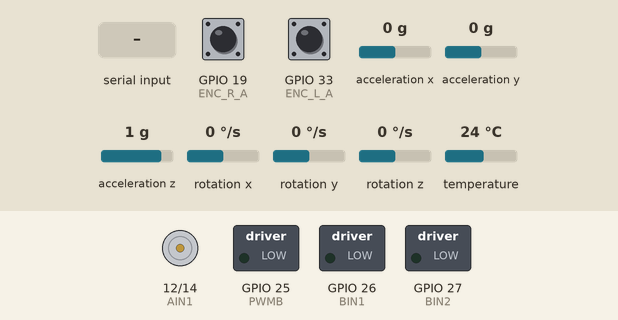
A sketch run on a simulated ESP32. On the bench: motor-driver pin pairs drawn as motors (green arrow = first pin HIGH = forward, orange = second pin HIGH = backward, longer = more drive, scaled by the enable pin), switched loads named in the sketch (green lamp = pin HIGH). The inputs (shaded band) are chosen by the test bench; at power-on: GPIO 19 (ENC_R_A) HIGH, GPIO 33 (ENC_L_A) HIGH, acceleration x 0 g, acceleration y 0 g, acceleration z 1 g, rotation x 0 °/s, rotation y 0 °/s, rotation z 0 °/s, temperature 24 °C. What the sketch prints to the serial monitor is not drawn.

Above: at 4.8 s.
4.9 s: "M,,45\n" received over Serial
At 5.2 s:
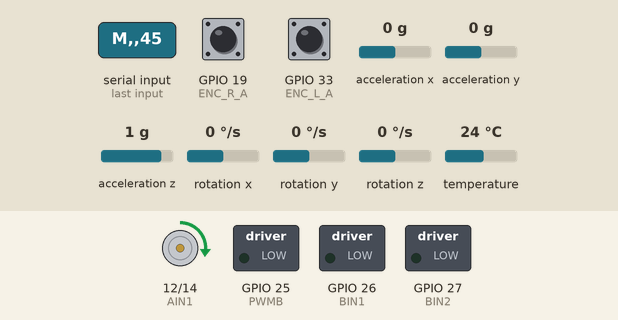
Timing chart, 0 to 7.9 s (numbered marks = the images above; inputs shaded):
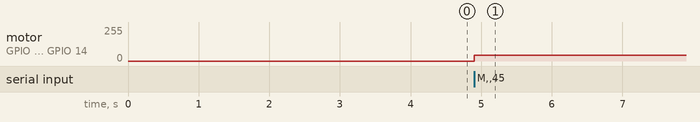

Measured:
- after the input at 4.9 s, motor on GPIO 12 (AIN1) / GPIO 14 (AIN2): stopped → forward 45/255 at once

The sketch:

esp_robot_core.ino
```cpp
#include <Wire.h>
#include <Adafruit_MPU6050.h>
#include <Adafruit_Sensor.h>

// ================= CẤU HÌNH CÔNG TẮC =================
// Đổi thành false nếu muốn thử nghiệm SLAM không có IMU
bool USE_IMU = true;

// ================= CẤU HÌNH CHÂN (Theo sơ đồ tay) =================
// 1. Encoder
const int ENC_R_B = 18;
const int ENC_R_A = 19;
const int ENC_L_B = 32;
const int ENC_L_A = 33;

//const int ENC_L_A = 18;
//const int ENC_L_B = 19;
//const int ENC_R_A = 32;
//const int ENC_R_B = 33;

// 2. Motor Driver TB6612
const int PWMA = 13;
const int AIN1 = 12;
const int AIN2 = 14;

const int PWMB = 25;
const int BIN1 = 26;
const int BIN2 = 27;

// ================= BIẾN TOÀN CỤC =================
Adafruit_MPU6050 mpu;
float gyro_z_offset = 0.0; // Biến lưu sai số góc yaw tĩnh
float accel_x_offset = 0.0; // Biến lưu sai số gia tốc x tĩnh
volatile long pulse_left = 0;
volatile long pulse_right = 0;

unsigned long last_time = 0;
const int PUBLISH_HZ = 20; // 20Hz = 50ms

// ================= HÀM NGẮT ENCODER =================
void IRAM_ATTR leftEncoderISR() {
  if (digitalRead(ENC_L_A) == digitalRead(ENC_L_B)) pulse_left++;
  else pulse_left--;
}

void IRAM_ATTR rightEncoderISR() {
  if (digitalRead(ENC_R_A) == digitalRead(ENC_R_B)) pulse_right--;
  else pulse_right++;
}

// ================= HÀM ĐIỀU KHIỂN MOTOR =================
// Hàm này nhận giá trị từ -255 đến 255
void setMotors(int pwm_L, int pwm_R) {
  // --- Điều khiển bánh PHẢI (Motor A) ---
  if (pwm_R > 0) {
    digitalWrite(AIN1, HIGH);
    digitalWrite(AIN2, LOW);
    analogWrite(PWMA, pwm_R);
  } else if (pwm_R < 0) {
    digitalWrite(AIN1, LOW);
    digitalWrite(AIN2, HIGH);
    analogWrite(PWMA, -pwm_R); // analogWrite chỉ nhận số dương
  } else {
    digitalWrite(AIN1, LOW);
    digitalWrite(AIN2, LOW);
    analogWrite(PWMA, 0);
  }

  // --- Điều khiển bánh TRÁI (Motor B) ---
  if (pwm_L > 0) {
    digitalWrite(BIN1, HIGH);
    digitalWrite(BIN2, LOW);
    analogWrite(PWMB, pwm_L);
  } else if (pwm_L < 0) {
    digitalWrite(BIN1, LOW);
    digitalWrite(BIN2, HIGH);
    analogWrite(PWMB, -pwm_L);
  } else {
    digitalWrite(BIN1, LOW);
    digitalWrite(BIN2, LOW);
    analogWrite(PWMB, 0);
  }
}

// ================= SETUP =================
void setup() {
  Serial.begin(115200);
  Serial.setTimeout(10); // DÒNG NÀY ĐỂ CHỐNG LAG ESP32
  // 1. Setup Chân Encoder
  pinMode(ENC_L_A, INPUT_PULLUP);
  pinMode(ENC_L_B, INPUT_PULLUP);
  pinMode(ENC_R_A, INPUT_PULLUP);
  pinMode(ENC_R_B, INPUT_PULLUP);
  // Kích hoạt Ngắt
  attachInterrupt(digitalPinToInterrupt(ENC_L_A), leftEncoderISR, CHANGE);
  attachInterrupt(digitalPinToInterrupt(ENC_R_A), rightEncoderISR, CHANGE);

  // 2. Setup Chân Motor
  pinMode(PWMA, OUTPUT);
  pinMode(AIN1, OUTPUT);
  pinMode(AIN2, OUTPUT);
  pinMode(PWMB, OUTPUT);
  pinMode(BIN1, OUTPUT);
  pinMode(BIN2, OUTPUT);

  // Đảm bảo xe đứng yên lúc mới khởi động
  setMotors(0, 0);

  // 3. Setup IMU
  if (USE_IMU) {
    Wire.begin();
    if (!mpu.begin()) {
      Serial.println("E: Khong tim thay MPU6050!");
      // Vẫn cho code chạy tiếp dù lỗi IMU để test Motor
    } else {
      // Cấu hình IMU cho robot di chuyển chậm (Lọc nhiễu tốt)
      mpu.setAccelerometerRange(MPU6050_RANGE_2_G);
      mpu.setGyroRange(MPU6050_RANGE_250_DEG);
      mpu.setFilterBandwidth(MPU6050_BAND_21_HZ);
      // --- BẮT ĐẦU HIỆU CHỈNH (CALIBRATION) ---
      // Lấy trung bình 500 mẫu trong 2.5 giây đầu tiên
      long sum = 0;
      for (int i = 0; i < 500; i++) {
        sensors_event_t a, g, temp;
        mpu.getEvent(&a, &g, &temp);
        gyro_z_offset += g.gyro.z;
        accel_x_offset += a.acceleration.x;
        delay(5);
      }
      gyro_z_offset = gyro_z_offset / 500.0;
      accel_x_offset = accel_x_offset / 500.0;
    }
  }
}

// ================= LOOP =================
void loop() {
  unsigned long current_time = millis();

  // --- 1. NHẬN LỆNH ĐIỀU KHIỂN TỪ PC ---
  // Cú pháp PC gửi xuống: "M,150,150\n" (Tiến tới) hoặc "M,-100,100\n" (Xoay tại chỗ)
  if (Serial.available() > 0) {
    String command = Serial.readStringUntil('\n');
    if (command.startsWith("M,")) {
      int firstComma = command.indexOf(',');
      int secondComma = command.indexOf(',', firstComma + 1);

      if (firstComma != -1 && secondComma != -1) {
        int pwmL = command.substring(firstComma + 1, secondComma).toInt();
        int pwmR = command.substring(secondComma + 1).toInt();

        // Khống chế dải PWM an toàn (-255 đến 255)
        pwmL = constrain(pwmL, -255, 255);
        pwmR = constrain(pwmR, -255, 255);

        // ĐẢO CHIỀU BÁNH TRÁI ---
        pwmL = -pwmL;

        setMotors(pwmL, pwmR);
      }
    }
  }

  // --- 2. GỬI DỮ LIỆU SENSOR LÊN PC ---
  if (current_time - last_time >= (1000 / PUBLISH_HZ)) {
    last_time = current_time;

    float gyro_z = 0.0;
    float accel_x = 0.0;

    // Đọc MPU6050
    if (USE_IMU) {
      sensors_event_t a, g, temp;
      mpu.getEvent(&a, &g, &temp);
      // Trừ đi sai số tĩnh đã đo được lúc khởi động
      gyro_z = g.gyro.z - gyro_z_offset;
      // DEADZONE: Nếu vận tốc quay quá nhỏ (< 0.02 rad/s), coi như đứng yên (0.0)
      if (abs(gyro_z) < 0.02) {
        gyro_z = 0.0;
      }
      // Lấy gia tốc trục X (Tịnh tiến thẳng)
      // (Có thể trừ đi offset tĩnh nếu lúc đứng yên nó không bằng 0)
      accel_x = a.acceleration.x - accel_x_offset;
    }

    // Vô hiệu hóa ngắt tạm thời để copy số xung (tránh lỗi đồng bộ hóa)
    noInterrupts();
    long current_left = pulse_left;
    long current_right = pulse_right;
    interrupts();

    // FORMAT GỬI DỮ LIỆU CHUẨN LÊN ROS 2:
    // Cú pháp: "D,XungTrai,XungPhai,GyroZ,AccelX"
    // (GyroZ là vận tốc góc quay quanh trục Z - Yaw)
    Serial.print("D,");
    Serial.print(current_left);
    Serial.print(",");
    Serial.print(current_right);
    Serial.print(",");
    Serial.print(gyro_z, 4); // Gửi vận tốc góc Z với 4 số thập phân
    Serial.print(",");
    Serial.println(accel_x, 4); // Gửi gia tốc trục X với 4 số thập phân
  }
}
```
